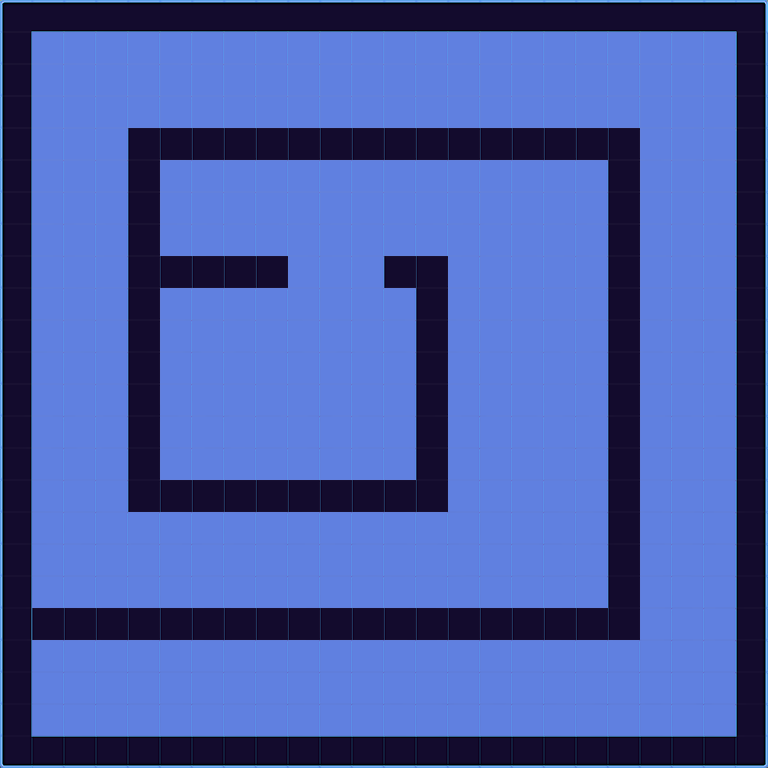

Rendered tile map (Tiled .tmx) drawn with the repository's tilesets; below, a short description and the map source with its tile grids summarised:
An orthogonal 24x24 tile map with 32x32 px tiles, 1 tile layer (ForegroundPlatformLayer), 1 image layer.

<map version="1.0" orientation="orthogonal" renderorder="right-down" width="24" height="24" tilewidth="32" tileheight="32" nextobjectid="1">
 <tileset firstgid="1" name="lvTiles2" tilewidth="32" tileheight="32">
  <image source="lvTiles2.png" width="320" height="32" />
 </tileset>
 <imagelayer name="BackgroundImageLayer">
  <image source="bgim.png" />
  <properties>
   <property name="collidable" value="false" />
   <property name="imageheight" value="960" />
   <property name="imagewidth" value="960" />
  </properties>
 </imagelayer>
 <layer name="ForegroundPlatformLayer" width="24" height="24">
  <properties>
   <property name="collidable" value="true" />
  </properties>
  <data>[576 cells, 576 non-empty, 10 distinct tile ids]</data>
 </layer>
</map>